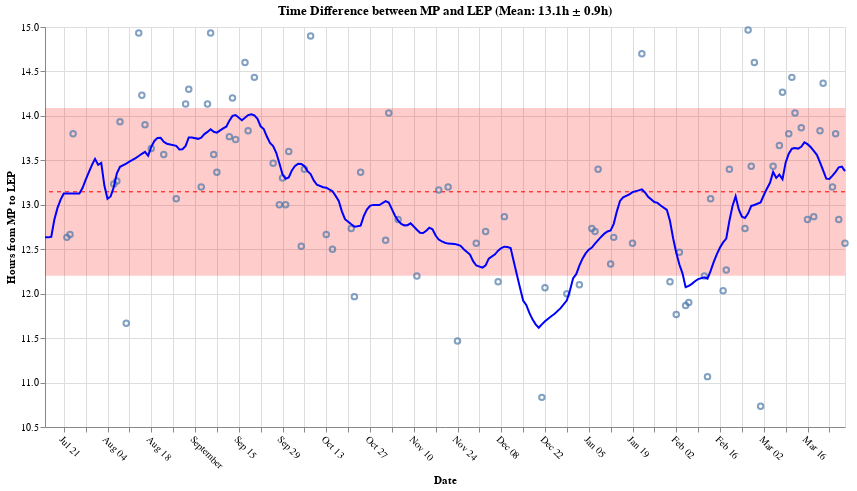

Notebook source saved alongside this figure:
### Code cell
import circadian
reload(circadian)

circadian.draw_mp_to_lep(merge_all_types())

### Figure 1 — Vega-Lite specification as saved in the notebook (floating-point values rounded to 4 significant figures; data arrays with more than 128 entries replaced by an {"elided": "..."} marker saying what was removed)
{"config": {"view": {"continuousWidth": 300, "continuousHeight": 300}}, "layer": [{"data": {"name": "data-396adc200e26c8e4668d3bc4a21f7713"}, "mark": {"type": "rule", "color": "red", "strokeDash": [4, 4]}, "encoding": {"y": {"field": "mean", "type": "quantitative"}}}, {"data": {"name": "data-854742d857c3d134eb667cab47e19eeb"}, "mark": {"type": "rect", "color": "red", "opacity": 0.2}, "encoding": {"y": {"field": "lower", "type": "quantitative"}, "y2": {"field": "upper"}}}, {"data": {"name": "data-70fcb8642305ef7a867625a53715a736"}, "mark": {"type": "point"}, "encoding": {"tooltip": [{"field": "dayAndNightOf", "format": "%Y-%m-%d", "title": "Date", "type": "temporal"}, {"field": "Hours", "format": ".1f", "title": "Hours", "type": "quantitative"}, {"field": "Rolling_Avg", "format": ".1f", "title": "7-day Average", "type": "quantitative"}], "x": {"axis": {"labelAngle": 45}, "field": "dayAndNightOf", "title": "Date", "type": "temporal"}, "y": {"field": "Hours", "scale": {"zero": false}, "title": "Hours from MP to LEP", "type": "quantitative"}}}, {"data": {"name": "data-29c146cd6b65b9b9d374cc072091816c"}, "mark": {"type": "line", "color": "blue", "strokeWidth": 2}, "encoding": {"x": {"field": "dayAndNightOf", "type": "temporal"}, "y": {"field": "Rolling_Avg", "type": "quantitative"}}}], "height": 400, "title": "Time Difference between MP and LEP (Mean: 13.1h ± 0.9h)", "width": 800, "$schema": "https://vega.github.io/schema/vega-lite/v5.20.1.json", "datasets": {"data-396adc200e26c8e4668d3bc4a21f7713": [{"mean": 13.15}], "data-854742d857c3d134eb667cab47e19eeb": [{"lower": 12.2, "upper": 14.09}], "data-70fcb8642305ef7a867625a53715a736": [{"dayAndNightOf": "2024-07-22", "Hours": 12.63, "Hours_Interpolated": 12.63, "Rolling_Avg": 13.13}, {"dayAndNightOf": "2024-07-23", "Hours": 12.67, "Hours_Interpolated": 12.67, "Rolling_Avg": 13.13}, {"dayAndNightOf": "2024-07-24", "Hours": 13.8, "Hours_Interpolated": 13.8, "Rolling_Avg": 13.13}, {"dayAndNightOf": "2024-08-06", "Hours": 13.23, "Hours_Interpolated": 13.23, "Rolling_Avg": 13.2}, {"dayAndNightOf": "2024-08-07", "Hours": 13.27, "Hours_Interpolated": 13.27, "Rolling_Avg": 13.35}, {"dayAndNightOf": "2024-08-08", "Hours": 13.93, "Hours_Interpolated": 13.93, "Rolling_Avg": 13.43}, {"dayAndNightOf": "2024-08-10", "Hours": 11.67, "Hours_Interpolated": 11.67, "Rolling_Avg": 13.46}, {"dayAndNightOf": "2024-08-14", "Hours": 14.93, "Hours_Interpolated": 14.93, "Rolling_Avg": 13.55}, {"dayAndNightOf": "2024-08-15", "Hours": 14.23, "Hours_Interpolated": 14.23, "Rolling_Avg": 13.57}, {"dayAndNightOf": "2024-08-16", "Hours": 13.9, "Hours_Interpolated": 13.9, "Rolling_Avg": 13.6}, {"dayAndNightOf": "2024-08-18", "Hours": 13.63, "Hours_Interpolated": 13.63, "Rolling_Avg": 13.65}, {"dayAndNightOf": "2024-08-22", "Hours": 13.57, "Hours_Interpolated": 13.57, "Rolling_Avg": 13.71}, {"dayAndNightOf": "2024-08-26", "Hours": 13.07, "Hours_Interpolated": 13.07, "Rolling_Avg": 13.66}, {"dayAndNightOf": "2024-08-29", "Hours": 14.13, "Hours_Interpolated": 14.13, "Rolling_Avg": 13.66}, {"dayAndNightOf": "2024-08-30", "Hours": 14.3, "Hours_Interpolated": 14.3, "Rolling_Avg": 13.76}, {"dayAndNightOf": "2024-09-03", "Hours": 13.2, "Hours_Interpolated": 13.2, "Rolling_Avg": 13.75}, {"dayAndNightOf": "2024-09-05", "Hours": 14.13, "Hours_Interpolated": 14.13, "Rolling_Avg": 13.82}, {"dayAndNightOf": "2024-09-06", "Hours": 14.93, "Hours_Interpolated": 14.93, "Rolling_Avg": 13.85}, {"dayAndNightOf": "2024-09-07", "Hours": 13.57, "Hours_Interpolated": 13.57, "Rolling_Avg": 13.82}, {"dayAndNightOf": "2024-09-08", "Hours": 13.37, "Hours_Interpolated": 13.37, "Rolling_Avg": 13.81}, {"dayAndNightOf": "2024-09-12", "Hours": 13.77, "Hours_Interpolated": 13.77, "Rolling_Avg": 13.95}, {"dayAndNightOf": "2024-09-13", "Hours": 14.2, "Hours_Interpolated": 14.2, "Rolling_Avg": 14.0}, {"dayAndNightOf": "2024-09-14", "Hours": 13.73, "Hours_Interpolated": 13.73, "Rolling_Avg": 14.01}, {"dayAndNightOf": "2024-09-17", "Hours": 14.6, "Hours_Interpolated": 14.6, "Rolling_Avg": 13.98}, {"dayAndNightOf": "2024-09-18", "Hours": 13.83, "Hours_Interpolated": 13.83, "Rolling_Avg": 14.01}, {"dayAndNightOf": "2024-09-20", "Hours": 14.43, "Hours_Interpolated": 14.43, "Rolling_Avg": 14.01}, {"dayAndNightOf": "2024-09-26", "Hours": 13.47, "Hours_Interpolated": 13.47, "Rolling_Avg": 13.66}, {"dayAndNightOf": "2024-09-28", "Hours": 13.0, "Hours_Interpolated": 13.0, "Rolling_Avg": 13.47}, {"dayAndNightOf": "2024-09-29", "Hours": 13.3, "Hours_Interpolated": 13.3, "Rolling_Avg": 13.34}, {"dayAndNightOf": "2024-09-30", "Hours": 13.0, "Hours_Interpolated": 13.0, "Rolling_Avg": 13.29}, {"dayAndNightOf": "2024-10-01", "Hours": 13.6, "Hours_Interpolated": 13.6, "Rolling_Avg": 13.31}, {"dayAndNightOf": "2024-10-05", "Hours": 12.53, "Hours_Interpolated": 12.53, "Rolling_Avg": 13.46}, {"dayAndNightOf": "2024-10-06", "Hours": 13.4, "Hours_Interpolated": 13.4, "Rolling_Avg": 13.44}, {"dayAndNightOf": "2024-10-08", "Hours": 14.9, "Hours_Interpolated": 14.9, "Rolling_Avg": 13.35}, {"dayAndNightOf": "2024-10-13", "Hours": 12.67, "Hours_Interpolated": 12.67, "Rolling_Avg": 13.19}, {"dayAndNightOf": "2024-10-15", "Hours": 12.5, "Hours_Interpolated": 12.5, "Rolling_Avg": 13.15}, {"dayAndNightOf": "2024-10-21", "Hours": 12.73, "Hours_Interpolated": 12.73, "Rolling_Avg": 12.78}, {"dayAndNightOf": "2024-10-22", "Hours": 11.97, "Hours_Interpolated": 11.97, "Rolling_Avg": 12.75}, {"dayAndNightOf": "2024-10-24", "Hours": 13.37, "Hours_Interpolated": 13.37, "Rolling_Avg": 12.77}, {"dayAndNightOf": "2024-11-01", "Hours": 12.6, "Hours_Interpolated": 12.6, "Rolling_Avg": 13.04}, {"dayAndNightOf": "2024-11-02", "Hours": 14.03, "Hours_Interpolated": 14.03, "Rolling_Avg": 13.03}, {"dayAndNightOf": "2024-11-05", "Hours": 12.83, "Hours_Interpolated": 12.83, "Rolling_Avg": 12.82}, {"dayAndNightOf": "2024-11-11", "Hours": 12.2, "Hours_Interpolated": 12.2, "Rolling_Avg": 12.72}, {"dayAndNightOf": "2024-11-18", "Hours": 13.17, "Hours_Interpolated": 13.17, "Rolling_Avg": 12.61}, {"dayAndNightOf": "2024-11-21", "Hours": 13.2, "Hours_Interpolated": 13.2, "Rolling_Avg": 12.56}, {"dayAndNightOf": "2024-11-24", "Hours": 11.47, "Hours_Interpolated": 11.47, "Rolling_Avg": 12.55}, {"dayAndNightOf": "2024-11-30", "Hours": 12.57, "Hours_Interpolated": 12.57, "Rolling_Avg": 12.32}, {"dayAndNightOf": "2024-12-03", "Hours": 12.7, "Hours_Interpolated": 12.7, "Rolling_Avg": 12.32}, {"dayAndNightOf": "2024-12-07", "Hours": 12.13, "Hours_Interpolated": 12.13, "Rolling_Avg": 12.48}, {"dayAndNightOf": "2024-12-09", "Hours": 12.87, "Hours_Interpolated": 12.87, "Rolling_Avg": 12.53}, {"dayAndNightOf": "2024-12-21", "Hours": 10.83, "Hours_Interpolated": 10.83, "Rolling_Avg": 11.66}, {"dayAndNightOf": "2024-12-22", "Hours": 12.07, "Hours_Interpolated": 12.07, "Rolling_Avg": 11.69}, {"dayAndNightOf": "2024-12-29", "Hours": 12.0, "Hours_Interpolated": 12.0, "Rolling_Avg": 11.93}, {"dayAndNightOf": "2025-01-02", "Hours": 12.1, "Hours_Interpolated": 12.1, "Rolling_Avg": 12.32}, {"dayAndNightOf": "2025-01-06", "Hours": 12.73, "Hours_Interpolated": 12.73, "Rolling_Avg": 12.52}, {"dayAndNightOf": "2025-01-07", "Hours": 12.7, "Hours_Interpolated": 12.7, "Rolling_Avg": 12.56}, {"dayAndNightOf": "2025-01-08", "Hours": 13.4, "Hours_Interpolated": 13.4, "Rolling_Avg": 12.6}, {"dayAndNightOf": "2025-01-12", "Hours": 12.33, "Hours_Interpolated": 12.33, "Rolling_Avg": 12.71}, {"dayAndNightOf": "2025-01-13", "Hours": 12.63, "Hours_Interpolated": 12.63, "Rolling_Avg": 12.79}, {"dayAndNightOf": "2025-01-19", "Hours": 12.57, "Hours_Interpolated": 12.57, "Rolling_Avg": 13.14}, {"dayAndNightOf": "2025-01-22", "Hours": 14.7, "Hours_Interpolated": 14.7, "Rolling_Avg": 13.17}, {"dayAndNightOf": "2025-01-31", "Hours": 12.13, "Hours_Interpolated": 12.13, "Rolling_Avg": 12.82}, {"dayAndNightOf": "2025-02-02", "Hours": 11.77, "Hours_Interpolated": 11.77, "Rolling_Avg": 12.46}, {"dayAndNightOf": "2025-02-03", "Hours": 12.47, "Hours_Interpolated": 12.47, "Rolling_Avg": 12.33}, {"dayAndNightOf": "2025-02-05", "Hours": 11.87, "Hours_Interpolated": 11.87, "Rolling_Avg": 12.07}, {"dayAndNightOf": "2025-02-06", "Hours": 11.9, "Hours_Interpolated": 11.9, "Rolling_Avg": 12.09}, {"dayAndNightOf": "2025-02-11", "Hours": 12.2, "Hours_Interpolated": 12.2, "Rolling_Avg": 12.18}, {"dayAndNightOf": "2025-02-12", "Hours": 11.07, "Hours_Interpolated": 11.07, "Rolling_Avg": 12.17}, {"dayAndNightOf": "2025-02-13", "Hours": 13.07, "Hours_Interpolated": 13.07, "Rolling_Avg": 12.26}, {"dayAndNightOf": "2025-02-17", "Hours": 12.03, "Hours_Interpolated": 12.03, "Rolling_Avg": 12.58}, {"dayAndNightOf": "2025-02-18", "Hours": 12.27, "Hours_Interpolated": 12.27, "Rolling_Avg": 12.62}, {"dayAndNightOf": "2025-02-19", "Hours": 13.4, "Hours_Interpolated": 13.4, "Rolling_Avg": 12.82}, {"dayAndNightOf": "2025-02-24", "Hours": 12.73, "Hours_Interpolated": 12.73, "Rolling_Avg": 12.85}, {"dayAndNightOf": "2025-02-25", "Hours": 14.97, "Hours_Interpolated": 14.97, "Rolling_Avg": 12.9}, {"dayAndNightOf": "2025-02-26", "Hours": 13.43, "Hours_Interpolated": 13.43, "Rolling_Avg": 12.99}, {"dayAndNightOf": "2025-02-27", "Hours": 14.6, "Hours_Interpolated": 14.6, "Rolling_Avg": 13.0}, {"dayAndNightOf": "2025-03-01", "Hours": 10.73, "Hours_Interpolated": 10.73, "Rolling_Avg": 13.03}, {"dayAndNightOf": "2025-03-05", "Hours": 13.43, "Hours_Interpolated": 13.43, "Rolling_Avg": 13.37}, {"dayAndNightOf": "2025-03-07", "Hours": 13.67, "Hours_Interpolated": 13.67, "Rolling_Avg": 13.34}, {"dayAndNightOf": "2025-03-08", "Hours": 14.27, "Hours_Interpolated": 14.27, "Rolling_Avg": 13.29}, {"dayAndNightOf": "2025-03-10", "Hours": 13.8, "Hours_Interpolated": 13.8, "Rolling_Avg": 13.58}, {"dayAndNightOf": "2025-03-11", "Hours": 14.43, "Hours_Interpolated": 14.43, "Rolling_Avg": 13.63}, {"dayAndNightOf": "2025-03-12", "Hours": 14.03, "Hours_Interpolated": 14.03, "Rolling_Avg": 13.64}, {"dayAndNightOf": "2025-03-14", "Hours": 13.87, "Hours_Interpolated": 13.87, "Rolling_Avg": 13.65}, {"dayAndNightOf": "2025-03-16", "Hours": 12.83, "Hours_Interpolated": 12.83, "Rolling_Avg": 13.68}, {"dayAndNightOf": "2025-03-18", "Hours": 12.87, "Hours_Interpolated": 12.87, "Rolling_Avg": 13.61}, {"dayAndNightOf": "2025-03-20", "Hours": 13.83, "Hours_Interpolated": 13.83, "Rolling_Avg": 13.48}, {"dayAndNightOf": "2025-03-21", "Hours": 14.37, "Hours_Interpolated": 14.37, "Rolling_Avg": 13.39}, {"dayAndNightOf": "2025-03-24", "Hours": 13.2, "Hours_Interpolated": 13.2, "Rolling_Avg": 13.33}, {"dayAndNightOf": "2025-03-25", "Hours": 13.8, "Hours_Interpolated": 13.8, "Rolling_Avg": 13.37}, {"dayAndNightOf": "2025-03-26", "Hours": 12.83, "Hours_Interpolated": 12.83, "Rolling_Avg": 13.42}, {"dayAndNightOf": "2025-03-28", "Hours": 12.57, "Hours_Interpolated": 12.57, "Rolling_Avg": 13.38}], "data-29c146cd6b65b9b9d374cc072091816c": {"elided": "233 records"}}}
